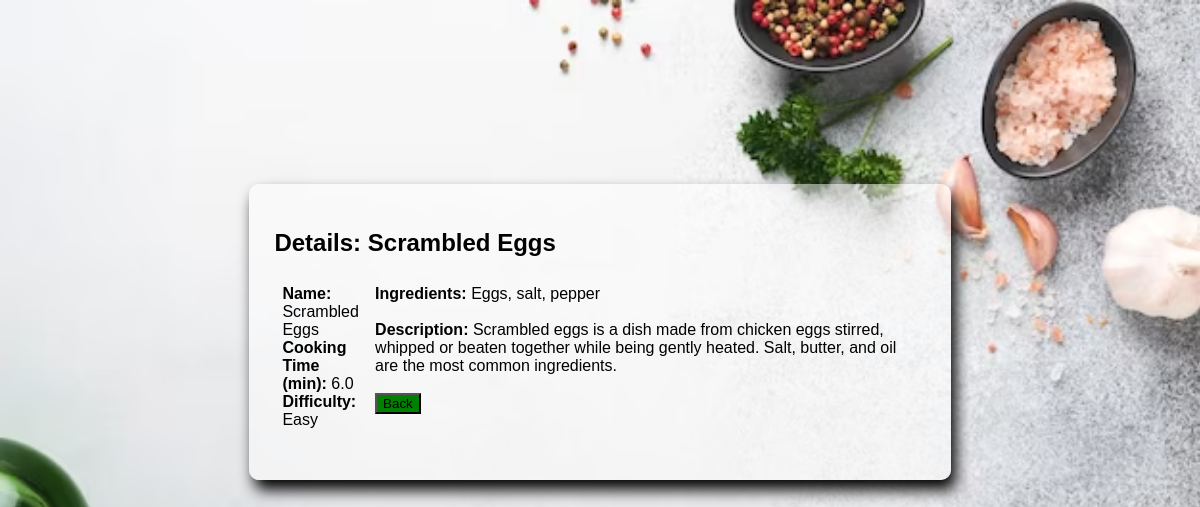
/list/3 (signed in), run on the app's committed database.
### recipes/models.py (models this page shows, shortened)
class Recipe (models.Model):
    name = models.CharField(max_length=120)
    cooking_time = models.FloatField(help_text='in minutes')
    ingredients = models.CharField(max_length=350)
    description = models.TextField()
    pic = models.ImageField(upload_to='recipes', default='no_image.svg')
    def calculate_difficulty(self):
        ingredients = self.ingredients.split(', ')
        if self.cooking_time < 10 and len(ingredients) < 7:
            difficulty = 'Easy'
        elif self.cooking_time < 10 and len(ingredients) >= 7:
            difficulty = 'Medium'
        elif self.cooking_time >= 10 and len(ingredients) < 7:
            difficulty = 'Intermediate'
        elif self.cooking_time >= 10 and len(ingredients) >= 7:
            difficulty = 'Hard'
        return difficulty

### recipes/views.py (the view)
# urls.py: path('list/<pk>', RecipeDetailView.as_view(), name='detail'),
class RecipeDetailView(LoginRequiredMixin, DetailView):
    model = Recipe
    template_name = 'recipes/detail.html'

### recipes/templates/recipes/detail.html (shortened to what this page needs)
{% load static %}
<!DOCTYPE html>
<html lang="en">
<head>
  <link rel="stylesheet" type="text/css" href="{% static 'recipes/css/styles.css' %}">
</head>
<div class="details_modal">
  <h2>Details: {{object.name}}</h2>
  <div class="details_body">
    <div class="details_short">
      <b>Name: </b> {{object.name}} <br>
      <b>Cooking Time (min): </b> {{object.cooking_time}} <br>
      <b>Difficulty: </b> {{object.calculate_difficulty}} <br><br>
    </div>
    <div class="details_long">
      <b>Ingredients: </b> {{object.ingredients}} <br><br>
      <b>Description: </b> {{object.description}} <br><br>
      <button onclick="goBack()" class="login_btn">Back</button>
    </div>
  </div>
</div>
</html>

### recipes/static/recipes/css/styles.css (style rules this page uses)
.details_modal { width: 55%; background-color: rgba(255, 255, 255, 0.5); border-radius: 10px; padding: 25px; box-shadow: 5px 10px 15px; margin: 0 auto; margin-top: 23vh; font-family: 'Roboto Mono', 'Calibri', 'Trebuchet MS', sans-serif; }
.details_body { display: flex; }
.details_short, .details_long { padding: 8px; }
button.login_btn { background-color: green; }

### data on the page
Recipe: name "Scrambled Eggs", cooking_time "6.0", calculate_difficulty "Easy", ingredients "Eggs, salt, pepper", description "Scrambled eggs is a dish made from chicken eggs stirred, whipped or beaten together while being gently heated. Salt, butter, and oil are the most common ingredients."
